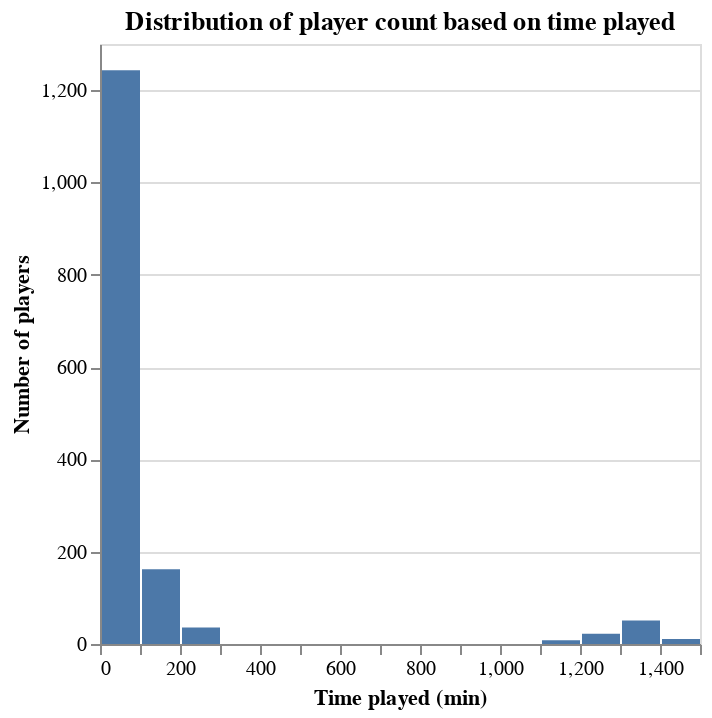

Source (notebook cell):
### Markdown cell above
#### Data Summary

For our two questions, we are most interested in the number of players who began their playing session each hour, as well as the relationship between the length in minutes of each playing session and the hour in which the sessions began. For our first question, we can see from our `start_hour_data` dataframe and `Number of playing sessions vs hour of the day` visualization that 2 AM, 4 AM, and 3 AM are the most popular times for players to begin playing and 10 AM, 1 PM, and 12 PM are the least popular times for players to begin playing. For our second question, we can most clearly see the relationship between the variables in our vizualization, `Total minutes per playing session vs hour the day`. The most common time for a playing session to be long (> 1000 minutes) is late in the day, at hours between 8 PM and 11 PM.

### Code cell
time_played_plot = alt.Chart(sessions_data).mark_bar().encode(
    x=alt.X('time_played_mins').title('Time played (min)').bin(maxbins=20),
    y=alt.Y('count()').title('Number of players')
).properties(title='Distribution of player count based on time played')
time_played_plot 
# shows how long players typically play for

### Figure 1 — Vega specification as saved in the notebook (floating-point values rounded to 4 significant figures)
{"$schema": "https://vega.github.io/schema/vega/v5.json", "data": [{"name": "source_0", "values": [{"__count": 1243, "bin_maxbins_20_time_played_mins": 0.0, "bin_maxbins_20_time_played_mins_end": 100.0}, {"__count": 162, "bin_maxbins_20_time_played_mins": 100.0, "bin_maxbins_20_time_played_mins_end": 200.0}, {"__count": 36, "bin_maxbins_20_time_played_mins": 200.0, "bin_maxbins_20_time_played_mins_end": 300.0}, {"__count": 51, "bin_maxbins_20_time_played_mins": 1300.0, "bin_maxbins_20_time_played_mins_end": 1400.0}, {"__count": 22, "bin_maxbins_20_time_played_mins": 1200.0, "bin_maxbins_20_time_played_mins_end": 1300.0}, {"__count": 8, "bin_maxbins_20_time_played_mins": 1100.0, "bin_maxbins_20_time_played_mins_end": 1200.0}, {"__count": 11, "bin_maxbins_20_time_played_mins": 1400.0, "bin_maxbins_20_time_played_mins_end": 1500.0}]}, {"name": "source_0_y_domain___count", "values": [{"min": 8, "max": 1243}]}], "signals": [{"name": "bin_maxbins_20_time_played_mins_bins", "value": {"fields": ["time_played_mins"], "fname": "bin_time_played_mins", "start": 0.0, "step": 100.0, "stop": 1500.0}}], "marks": [{"type": "rect", "name": "marks", "from": {"data": "source_0"}, "encode": {"update": {"fill": {"value": "#4c78a8"}, "y": {"field": "__count", "scale": "y"}, "y2": {"value": 0, "scale": "y"}, "x": {"field": "bin_maxbins_20_time_played_mins_end", "scale": "x", "offset": {"signal": "0.5 + (abs(scale(\"x\", datum[\"bin_maxbins_20_time_played_mins_end\"]) - scale(\"x\", datum[\"bin_maxbins_20_time_played_mins\"])) < 0.25 ? 0.5 * (0.25 - (abs(scale(\"x\", datum[\"bin_maxbins_20_time_played_mins_end\"]) - scale(\"x\", datum[\"bin_maxbins_20_time_played_mins\"])))) : -0.5)"}}, "x2": {"field": "bin_maxbins_20_time_played_mins", "scale": "x", "offset": {"signal": "0.5 + (abs(scale(\"x\", datum[\"bin_maxbins_20_time_played_mins_end\"]) - scale(\"x\", datum[\"bin_maxbins_20_time_played_mins\"])) < 0.25 ? -0.5 * (0.25 - (abs(scale(\"x\", datum[\"bin_maxbins_20_time_played_mins_end\"]) - scale(\"x\", datum[\"bin_maxbins_20_time_played_mins\"])))) : 0.5)"}}}}, "style": ["bar"]}], "scales": [{"name": "x", "type": "linear", "domain": {"signal": "[bin_maxbins_20_time_played_mins_bins.start, bin_maxbins_20_time_played_mins_bins.stop]"}, "range": [0, {"signal": "width"}], "bins": {"signal": "bin_maxbins_20_time_played_mins_bins"}, "zero": false}, {"name": "y", "type": "linear", "domain": [{"signal": "(data(\"source_0_y_domain___count\")[0] || {}).min"}, {"signal": "(data(\"source_0_y_domain___count\")[0] || {}).max"}], "range": [{"signal": "height"}, 0], "nice": true, "zero": true}], "axes": [{"scale": "y", "gridScale": "x", "grid": true, "minExtent": 0, "orient": "left", "tickCount": {"signal": "ceil(height/40)"}, "zindex": 0, "domain": false, "maxExtent": 0, "aria": false, "ticks": false, "labels": false}, {"scale": "x", "labelOverlap": true, "tickCount": {"signal": "ceil(width/10)"}, "zindex": 0, "orient": "bottom", "title": "Time played (min)", "labelFlush": true, "grid": false}, {"scale": "y", "tickCount": {"signal": "ceil(height/40)"}, "title": "Number of players", "labelOverlap": true, "zindex": 0, "orient": "left", "grid": false}], "title": {"text": "Distribution of player count based on time played", "frame": "group"}, "height": 300, "background": "white", "style": "cell", "padding": 5, "width": 300}
